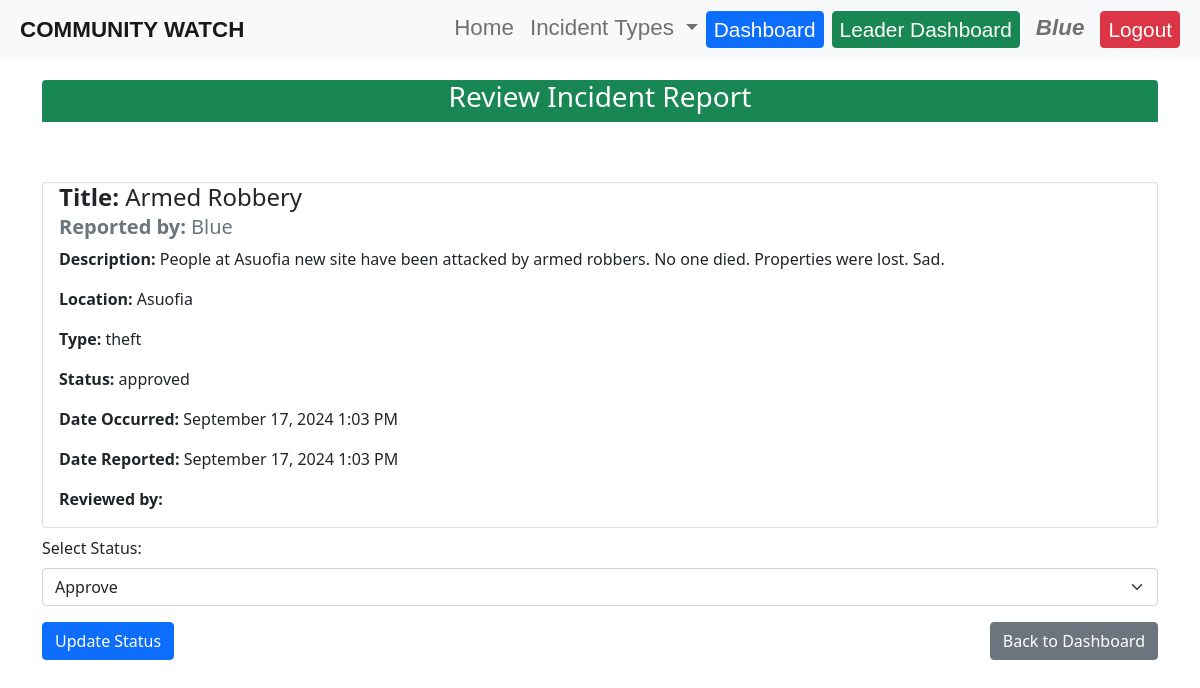
Page /review-report/9/ (signed in) on the earlier database version.
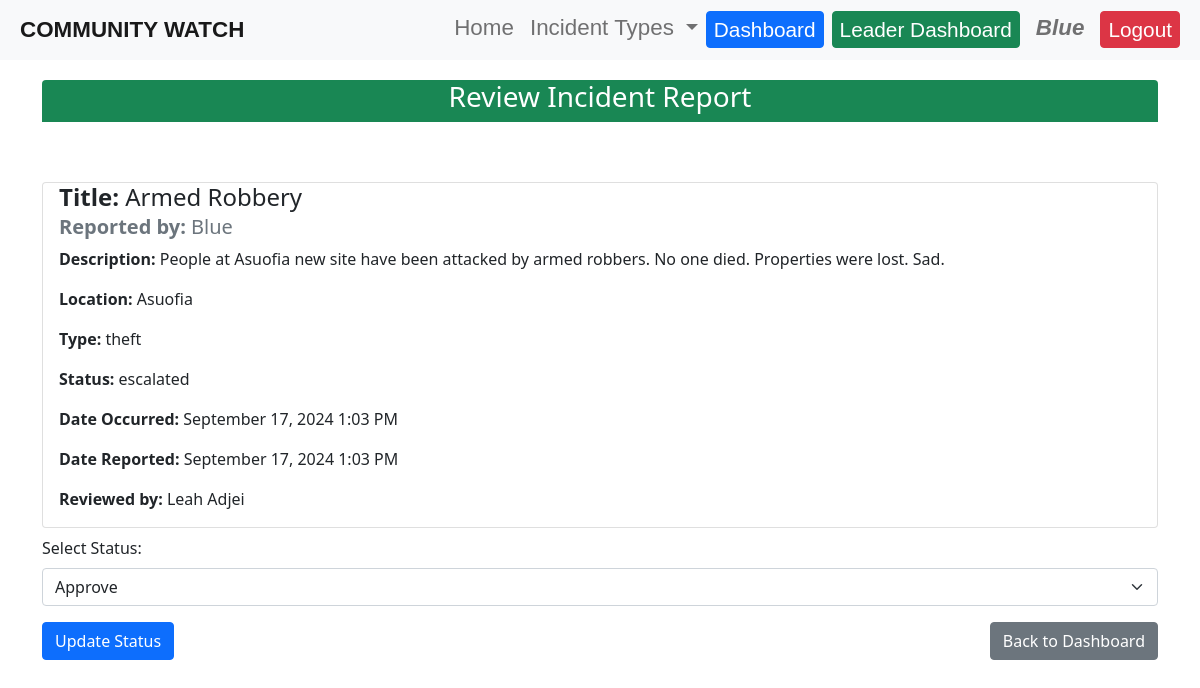
Same page on the later database version.
### reports/models.py (models this page shows, shortened)
class Incident(models.Model):
    STATUS_CHOICES = [
        ('pending', 'Pending'),
        ('approved', 'Approved'),
        ('rejected', 'Rejected'),
        ('escalated', 'Escalated'),
        ('resolved', 'Resolved'),
    ]
    INCIDENT_TYPE_CHOICES = [
        ('theft', 'Theft'),
        ('vandalism', 'Vandalism'),
        ('fire', 'Fire'),
        ('accident', 'Accident'),
        ('emergency', 'Emergency'),
        ('medical', 'Medical'),
        ('police', 'Police'),
        ('other', 'Other'),
]
    title = models.CharField(max_length=200)
    description = models.TextField()
    location = models.CharField(max_length=200)
    incident_type = models.CharField(max_length=100, choices=INCIDENT_TYPE_CHOICES, default='other')
    date_occurred = models.DateTimeField(default=timezone.now)  # This allows users to set the date and time
    date_reported = models.DateTimeField(auto_now_add=True)
    reported_by = models.ForeignKey(User, on_delete=models.CASCADE)
    status = models.CharField(max_length=20, choices=STATUS_CHOICES, default='pending')
    reviewed_by = models.ForeignKey(User, on_delete=models.SET_NULL, null=True, blank=True, related_name='reviewed_incidents')

### reports/views.py (the view, shortened to what this page needs)
# urls.py: path('review-report/<int:incident_id>/', views.review_report, name='review_report'),
@user_passes_test(is_community_leader)
def review_report(request, incident_id):
    incident = get_object_or_404(Incident, id=incident_id)
    return render(request, 'reports/review_report.html', {'incident': incident})

### reports/views.py (called while the page is built)
def is_community_leader(user):
    return user.groups.filter(name='Community Leaders').exists()

### reports/templates/reports/review_report.html (shortened to what this page needs)
{% extends 'base.html' %}
{% block content %}
<div class="container my-4">
    <h3 class="mb-4 bg-success text-white text-center rounded-top" style="margin: 0; margin-top: 80px; padding-bottom: 8px;">Review Incident Report</h3>
    <div class="card mb-2">
        <div class="card-body">
            <h4 class="card-title"><strong>Title:</strong> {{ incident.title }}</h4>
            <h5 class="card-subtitle mb-2 text-muted"><strong>Reported by:</strong> {{ incident.reported_by.username }}</h5>
            <p class="card-text"><strong>Description:</strong> {{ incident.description }}</p>
            <p class="card-text"><strong>Location:</strong> {{ incident.location }}</p>
            <p class="card-text"><strong>Type:</strong> {{ incident.incident_type }}</p>
            <p class="card-text"><strong>Status:</strong> {{ incident.status }}</p>
            <p class="card-text"><strong>Date Occurred:</strong> {{ incident.date_occurred|date:"F d, Y g:i A" }}</p>
            <p class="card-text"><strong>Date Reported:</strong> {{ incident.date_reported|date:"F d, Y g:i A" }}</p>
            <p class="card-text"><strong>Reviewed by:</strong> {{ incident.reviewed_by.get_full_name }}</p>
        </div>
    </div>
    <form method="post" class="mb-4">
        <div class="mb-3">
            <label for="action" class="form-label">Select Status:</label>
            <select name="action" id="action" class="form-select">
                <option value="approve">Approve</option>
            </select>
        </div>
        <div class="d-flex justify-content-between">
            <button type="submit" class="btn btn-primary">Update Status</button>
            <a href="{% url 'dashboard' %}" class="btn btn-secondary">Back to Dashboard</a>
        </div>
    </form>
</div>
{% endblock %}

Differences in the rows shown:
changed Incident "Armed Robbery": status "approved" → "escalated"; reviewed_by.get_full_name (not shown) → "Leah Adjei"
